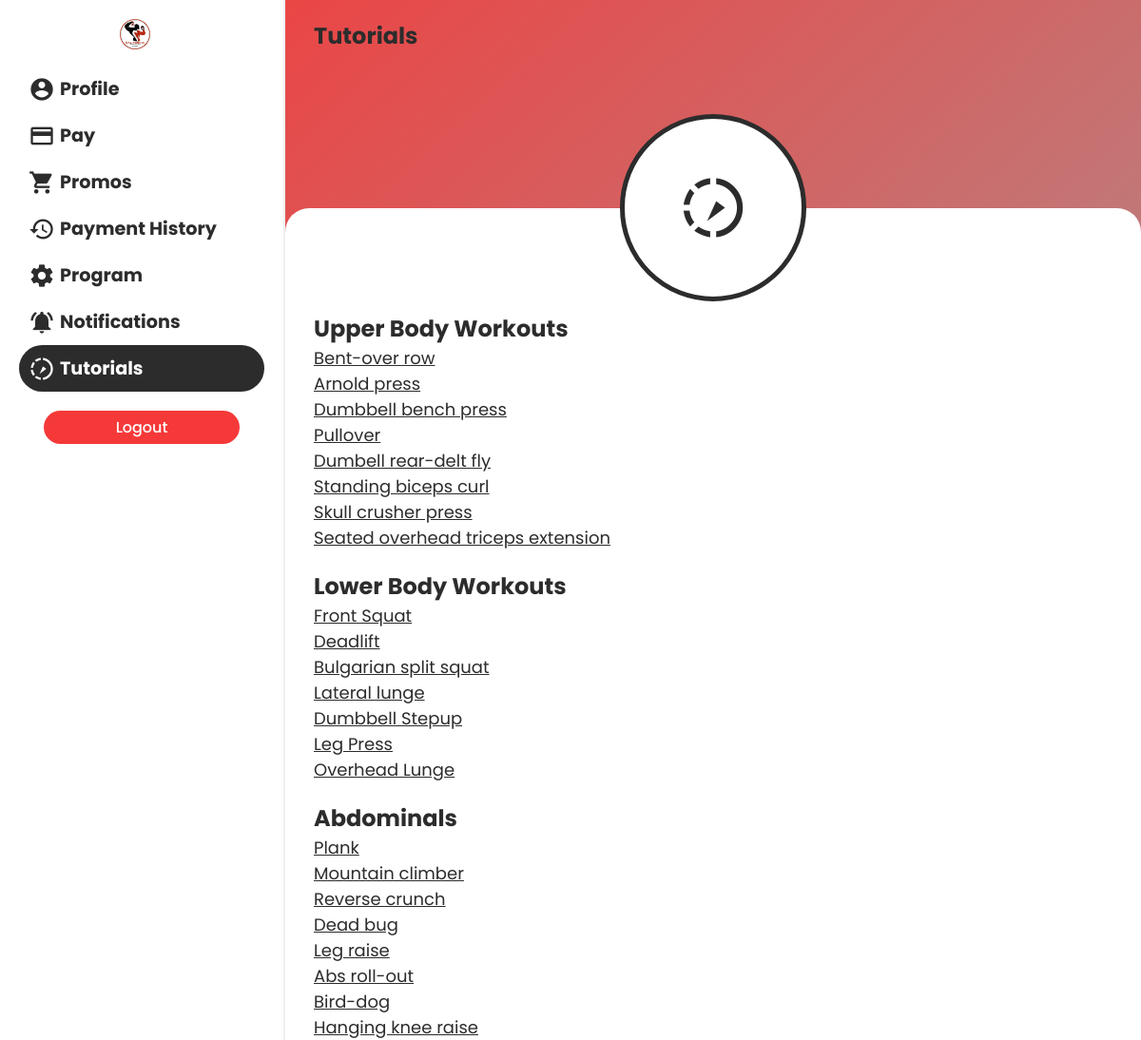
Screenshot of /mobile/pages/tutorial.php (signed in) with the database file from the repository.
### tables this page shows
CREATE TABLE `routines` (
  `routine_id` int(11) NOT NULL,
  `routine_name` varchar(100) NOT NULL,
  `routine_link` varchar(9999) DEFAULT NULL,
  `routine_type` enum('Upper Body','Lower Body','Abdominal') DEFAULT NULL,
  `routine_reps` int(11) DEFAULT NULL,
  `routine_sets` int(11) DEFAULT NULL
);

### mobile/pages/tutorial.php (the view, shortened to what this page needs)
<?php
require "./../functions/connect.php";
?>
<!DOCTYPE html>
<html lang="en">
<head>
  <link rel="stylesheet" href="./../css/default.css">
  <link rel="stylesheet" href="./../css/mediaquery.css">
</head>
<body>
  <div class="sidebar" id="sidebar">
    <div>
      <img src="./../../logo.png" style="width: 32px; height: 32px; margin-left: 70px" alt="">
    </div>    <div class="items">
      <a href="./profile.php">
        <span>
          <i class="material-icons">account_circle</i>
          <h2>Profile</h2>
        </span>
      </a>
      <a href="./pay.php">
        <span>
          <i class="material-icons">payment</i>
          <h2>Pay</h2>
        </span>
      </a>
      <a href="./promos.php">
        <span>
          <i class="material-icons">shopping_cart</i>
          <h2>Promos</h2>
        </span>
      </a>
      <a href="./payment_history.php">
        <span>
          <i class="material-icons">history</i>
          <h2>Payment History</h2>
        </span>
      </a>
      <a href="./program.php">
        <span>
          <i class="material-icons">settings</i>
          <h2>Program</h2>
        </span>
      </a>
      <a href="./notifications.php">
        <span>
          <i class="material-icons">notifications_active</i>
          <h2>Notifications</h2>
        </span>
      </a>
      <a href="#" class="active">
        <span>
          <i class="material-icons">slow_motion_video</i>
          <h2>Tutorials</h2>
        </span>
      </a>
    </div>
    <div class="logout">
      <button class="btn btn-red" style="width: 80%" id="logout-btn">Logout</button>
    </div>
  </div>
  <main>
    <div class="menu">
      <h2>Tutorials</h2>
    </div>
    <div class="icon-div">
      <div class="icon-cont">
        <i class="material-icons">slow_motion_video</i>
      </div>
    </div>
    <div class="main-cont">
      <div class="tutorial-content">
        <div class="cont">
          <h2>Upper Body Workouts</h2>
          <?php
          $sql = "SELECT * FROM routines WHERE routine_type = 'Upper Body'";
          $res = mysqli_query($con, $sql);
          if($res) {
            while($row = mysqli_fetch_assoc($res)) {
          ?>
          <a href="<?= $row["routine_link"] ?>"><?= $row["routine_name"] ?></a>
          <?php
            }
          }
          ?>
        </div>
        <div class="cont">
          <h2>Lower Body Workouts</h2>
          <?php
          $sql = "SELECT * FROM routines WHERE routine_type = 'Lower Body'";
          $res = mysqli_query($con, $sql);
          if($res) {
            while($row = mysqli_fetch_assoc($res)) {
          ?>
          <a href="<?= $row["routine_link"] ?>"><?= $row["routine_name"] ?></a>
          <?php
            }
          }
          ?>
        </div>
        <div class="cont">
          <h2>Abdominals</h2>
          <?php
          $sql = "SELECT * FROM routines WHERE routine_type = 'Abdominal'";
          $res = mysqli_query($con, $sql);
          if($res) {
            while($row = mysqli_fetch_assoc($res)) {
          ?>
          <a href="<?= $row["routine_link"] ?>"><?= $row["routine_name"] ?></a>
          <?php
            }
          }
          ?>
        </div>
      </div>
    </div>
  </main>
</body>
</html>

### mobile/css/default.css (style rules this page uses)
html, body { margin: 0; font-family: 'Poppins', sans-serif; background: #bdc3c7; background: -webkit-gradient(linear, left top, right bottom, from(#f53939), to(#a0a0a0)); background: linear-gradient(to bottom right, #f53939, #a0a0a0); color: #2c2c2c; }
main { -webkit-transition: .3s; transition: .3s; margin-left: 300px; }
a { text-decoration: none; color: #2c2c2c; font-weight: 400; -webkit-transition: .3s; transition: .3s; }
p, h1, h2, h3, h4, h5, h6 { margin: 0 !important; }
.btn { margin: 20px 0 20px 0; padding-top: 5px; padding-bottom: 5px; padding-left: 15px; padding-right: 15px; font-family: "Poppins", sans-serif; border: 0; border-radius: 50px; background: #2c2c2c; color: white; font-size: 1rem; -webkit-transition: .3s; transition: .3s; font-weight: 500; }
.btn.btn-red { background: #f53939; }
.sidebar { -webkit-transition: .3s; transition: .3s; width: 300px; background: white; height: 100vh; padding: 20px; -webkit-box-shadow: 1px 0 20px 0px #2c2c2c; box-shadow: 1px 0 20px 0px #2c2c2c; position: fixed; z-index: 20; }
.sidebar .items { margin-top: 10px; display: -webkit-box; display: -ms-flexbox; display: flex; -webkit-box-orient: vertical; -webkit-box-direction: normal; -ms-flex-direction: column; flex-direction: column; }
.sidebar .items a, .sidebar .items a:hover, .sidebar .items a:active, .sidebar .items a:visited, .sidebar .items a:focus { text-decoration: none; }
.sidebar .items span { padding: 10px; display: -webkit-box; display: -ms-flexbox; display: flex; -webkit-box-align: center; -ms-flex-align: center; align-items: center; }
.sidebar .items span i { font-size: 28px; padding-right: 5px; }
.sidebar .items span h2 { font-size: 1.2rem; }
.sidebar .items .active { background: #2c2c2c; border-radius: 25px; color: white; }
.sidebar .logout { display: -webkit-box; display: -ms-flexbox; display: flex; -webkit-box-pack: center; -ms-flex-pack: center; justify-content: center; }
*, *:before, *:after { -webkit-box-sizing: border-box; box-sizing: border-box; }
body, html { height: 100%; -webkit-tap-highlight-color: rgba(0, 0, 0, 0); -webkit-tap-highlight-color: transparent; }
main { overflow-x: hidden; height: 100vh; position: relative; }
main .menu { padding-top: 20px; padding-left: 20px; display: -webkit-box; display: -ms-flexbox; display: flex; -webkit-box-align: center; -ms-flex-align: center; align-items: center; z-index: 3; }
main .menu h2 { padding-left: 10px; }
main .icon-div { width: 100%; display: -webkit-box; display: -ms-flexbox; display: flex; -webkit-box-pack: center; -ms-flex-pack: center; justify-content: center; -webkit-box-align: center; -ms-flex-align: center; align-items: center; position: absolute; top: 11vh; z-index: 2; }
main .icon-div .icon-cont { height: 18vh; width: 18vh; background: white; border-radius: 100%; border: 5px solid #2c2c2c; display: -webkit-box; display: -ms-flexbox; display: flex; -webkit-box-pack: center; -ms-flex-pack: center; justify-content: center; -webkit-box-align: center; -ms-flex-align: center; align-items: center; }
main .icon-div .icon-cont i { font-size: 75px; }
main .main-cont { padding-bottom: 0 !important; padding-top: 0 !important; padding: 30px; background: white; background-attachment: fixed; position: absolute; width: 100%; min-height: 80vh; top: 20vh; border-radius: 25px 25px 0 0; }

### mobile/pages/tutorial.php (style rules this page uses)
.tutorial-content { margin-top: 10vh; }
.cont { display: flex; flex-direction: column; margin-bottom: 20px; }
a { text-decoration: underline; font-size: 18px; }

### rows the page displays
routines: routine_name "Bent-over row"
routines: routine_name "Arnold press"
routines: routine_name "Dumbbell bench press"
routines: routine_name "Pullover"
routines: routine_name "Dumbell rear-delt fly"
routines: routine_name "Standing biceps curl"
routines: routine_name "Skull crusher press"
routines: routine_name "Seated overhead triceps extension"
routines: routine_name "Front Squat"
routines: routine_name "Deadlift"
routines: routine_name "Bulgarian split squat"
routines: routine_name "Lateral lunge"
routines: routine_name "Dumbbell Stepup"
routines: routine_name "Leg Press"
routines: routine_name "Overhead Lunge"
routines: routine_name "Plank"
routines: routine_name "Mountain climber"
routines: routine_name "Reverse crunch"
routines: routine_name "Dead bug"
routines: routine_name "Leg raise"
routines: routine_name "Abs roll-out"
routines: routine_name "Bird-dog"
routines: routine_name "Hanging knee raise"
